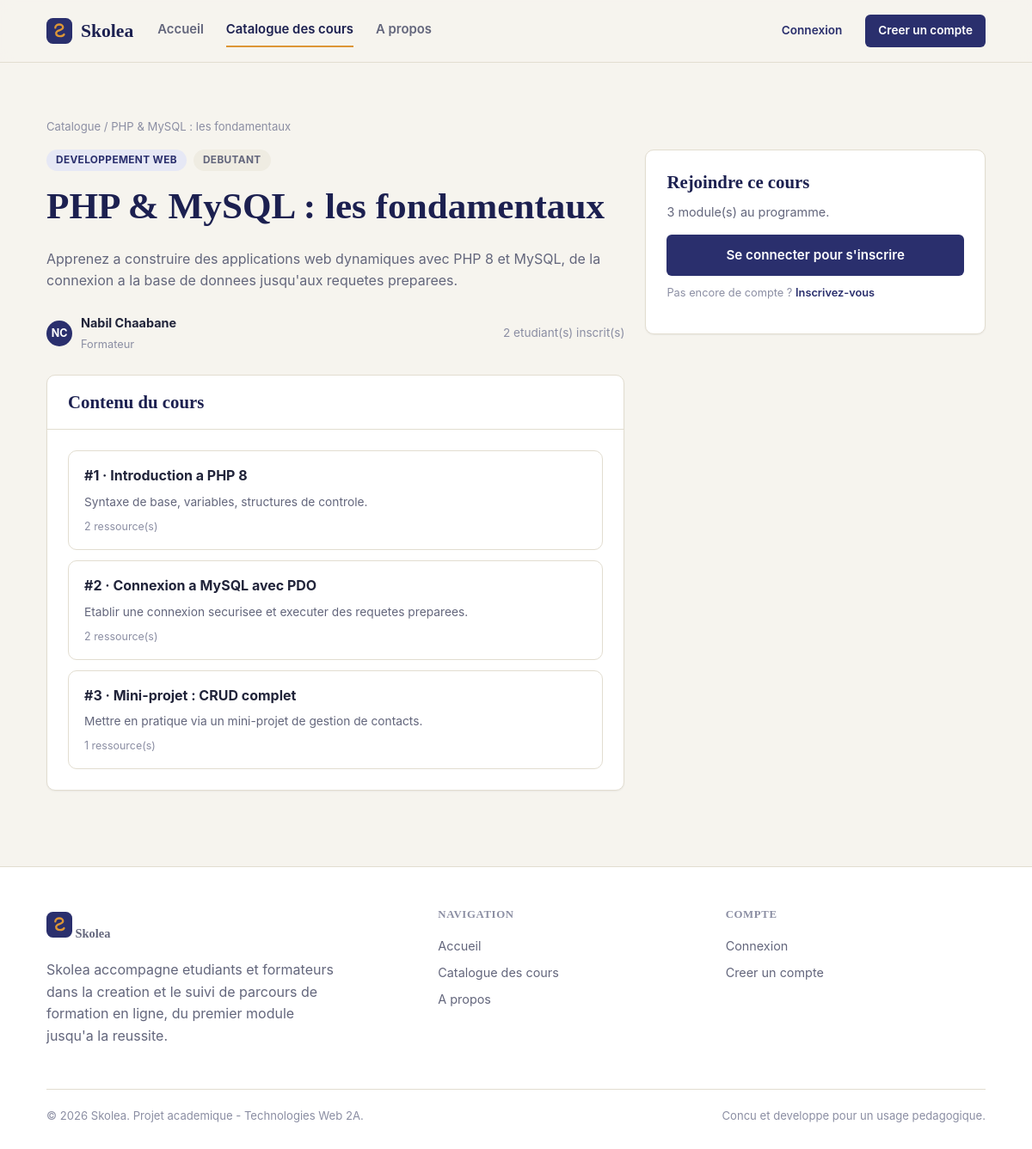
Page /SkoleaMVC/View/FrontOffice/cours_detail.php?id=1 on the committed database.
### tables this page shows
CREATE TABLE cours (
    id              INT UNSIGNED AUTO_INCREMENT PRIMARY KEY,
    titre           VARCHAR(150) NOT NULL,
    description     TEXT NOT NULL,
    categorie_id    INT UNSIGNED NOT NULL,
    formateur_id    INT UNSIGNED NOT NULL,
    image           VARCHAR(255) NULL,
    niveau          ENUM('debutant', 'intermediaire', 'avance') NOT NULL DEFAULT 'debutant',
    statut          ENUM('brouillon', 'publie') NOT NULL DEFAULT 'brouillon',
    date_creation   DATETIME NOT NULL DEFAULT CURRENT_TIMESTAMP,
    date_maj        DATETIME NOT NULL DEFAULT CURRENT_TIMESTAMP ON UPDATE CURRENT_TIMESTAMP,
    CONSTRAINT fk_cours_categorie FOREIGN KEY (categorie_id) REFERENCES categories(id)
        ON DELETE RESTRICT ON UPDATE CASCADE,
    CONSTRAINT fk_cours_formateur FOREIGN KEY (formateur_id) REFERENCES utilisateurs(id)
        ON DELETE CASCADE ON UPDATE CASCADE
);

CREATE TABLE categories (
    id              INT UNSIGNED AUTO_INCREMENT PRIMARY KEY,
    nom             VARCHAR(100) NOT NULL UNIQUE,
    description     VARCHAR(255) NULL,
    date_creation   DATETIME NOT NULL DEFAULT CURRENT_TIMESTAMP
);

CREATE TABLE utilisateurs (
    id              INT UNSIGNED AUTO_INCREMENT PRIMARY KEY,
    nom             VARCHAR(80)  NOT NULL,
    prenom          VARCHAR(80)  NOT NULL,
    email           VARCHAR(150) NOT NULL UNIQUE,
    mot_de_passe    VARCHAR(255) NOT NULL,
    role            ENUM('administrateur', 'formateur', 'etudiant') NOT NULL DEFAULT 'etudiant',
    photo           VARCHAR(255) NULL,
    bio             VARCHAR(500) NULL,
    date_creation   DATETIME NOT NULL DEFAULT CURRENT_TIMESTAMP
);

CREATE TABLE modules (
    id              INT UNSIGNED AUTO_INCREMENT PRIMARY KEY,
    cours_id        INT UNSIGNED NOT NULL,
    titre           VARCHAR(150) NOT NULL,
    description     TEXT NULL,
    ordre           INT UNSIGNED NOT NULL DEFAULT 1,
    date_creation   DATETIME NOT NULL DEFAULT CURRENT_TIMESTAMP,
    CONSTRAINT fk_module_cours FOREIGN KEY (cours_id) REFERENCES cours(id)
        ON DELETE CASCADE ON UPDATE CASCADE
);

### config.php (called while the page is built)
<?php
class config
{
    private static $pdo = null;
    public static function getConnexion()
    {
        if (!isset(self::$pdo)) {
            $servername = "localhost";
            $username = "root";
            $password = "";
            $dbname = "skolea";
            try {
                self::$pdo = new PDO(
                    "mysql:host=$servername;dbname=$dbname;charset=utf8mb4",
                    $username,
                    $password
                );
                self::$pdo->setAttribute(PDO::ATTR_ERRMODE, PDO::ERRMODE_EXCEPTION);
                self::$pdo->setAttribute(PDO::ATTR_DEFAULT_FETCH_MODE, PDO::FETCH_ASSOC);
            } catch (Exception $e) {
                die('Erreur de connexion : ' . $e->getMessage());
            }
        }
        return self::$pdo;
    }
}

### SkoleaMVC/Model/Cours.php (called while the page is built, shortened)
<?php
class Cours
{
    private $pdo;
    private $selectAvecJointures = "
        SELECT c.*, cat.nom AS categorie_nom,
               u.nom AS formateur_nom, u.prenom AS formateur_prenom,
               (SELECT COUNT(*) FROM inscriptions i WHERE i.cours_id = c.id) AS nb_inscrits,
               (SELECT COUNT(*) FROM modules m WHERE m.cours_id = c.id) AS nb_modules
        FROM cours c
        INNER JOIN categories cat ON cat.id = c.categorie_id
        INNER JOIN utilisateurs u ON u.id = c.formateur_id
    ";
    public function __construct()
    {
        $this->pdo = config::getConnexion();
    }
    public function find($id)
    {
        $stmt = $this->pdo->prepare($this->selectAvecJointures . ' WHERE c.id = :id');
        $stmt->execute(['id' => $id]);
        return $stmt->fetch() ?: null;
    }
}

### SkoleaMVC/helpers.php (called while the page is built, shortened)
<?php
function e($value)
{
    return htmlspecialchars($value ?? '', ENT_QUOTES, 'UTF-8');
}
function niveau_label($niveau)
{
    if ($niveau === 'debutant') return 'Debutant';
    return ucfirst($niveau);
}
function utilisateur_connecte()
{
    return $_SESSION['utilisateur'] ?? null;
}

### SkoleaMVC/Model/Module.php (called while the page is built, shortened)
<?php
class Module
{
    private $pdo;
    public function __construct()
    {
        $this->pdo = config::getConnexion();
    }
    public function byCours($coursId)
    {
        $stmt = $this->pdo->prepare('
            SELECT m.*, (SELECT COUNT(*) FROM ressources r WHERE r.module_id = m.id) AS nb_ressources
            FROM modules m
            WHERE m.cours_id = :cours_id
            ORDER BY m.ordre ASC, m.id ASC
        ');
        $stmt->execute(['cours_id' => $coursId]);
        return $stmt->fetchAll();
    }
}

### SkoleaMVC/View/FrontOffice/cours_detail.php (the view, shortened to what this page needs)
<?php
require_once __DIR__ . '/../../bootstrap.php';
require_once __DIR__ . '/../../Model/Cours.php';
require_once __DIR__ . '/../../Model/Module.php';
$id = (int) ($_GET['id'] ?? 0);
$coursModel = new Cours();
$cours = $coursModel->find($id);
$modules = (new Module())->byCours($cours['id']);
$inscription = null;
require __DIR__ . '/includes/header.php';
?>
<section class="section" style="padding-bottom:24px;">
    <div class="container">
        <div class="breadcrumb">
            <a href="cours.php">Catalogue</a> / <?= e($cours['titre']) ?>
        </div>
        <div class="grid" style="grid-template-columns:1.7fr 1fr;align-items:start;">
            <div>
                <div class="tag-list" style="margin-bottom:14px;">
                    <span class="badge badge-primaire"><?= e($cours['categorie_nom']) ?></span>
                    <span class="badge badge-neutre"><?= e(niveau_label($cours['niveau'])) ?></span>
                </div>
                <h1><?= e($cours['titre']) ?></h1>
                <p class="text-muted"><?= nl2br(e($cours['description'])) ?></p>
                <div class="cluster" style="margin:24px 0;">
                    <span class="user-avatar"><?= e(mb_strtoupper(mb_substr($cours['formateur_prenom'], 0, 1) . mb_substr($cours['formateur_nom'], 0, 1))) ?></span>
                    <div>
                        <strong style="display:block;font-size:.9rem;"><?= e($cours['formateur_prenom'] . ' ' . $cours['formateur_nom']) ?></strong>
                        <span class="text-soft" style="font-size:.8rem;">Formateur</span>
                    </div>
                    <span class="text-soft" style="font-size:.85rem;"><?= (int) $cours['nb_inscrits'] ?> etudiant(s) inscrit(s)</span>
                </div>
                <div class="card">
                    <div class="card-header"><h3 style="margin:0;">Contenu du cours</h3></div>
                    <div class="card-body">
                        <?php foreach ($modules as $module): ?>
                            <div class="module-item">
                                <strong>#<?= (int) $module['ordre'] ?> &middot; <?= e($module['titre']) ?></strong>
                                <?php if ($module['description']): ?>
                                    <p class="text-muted" style="margin:6px 0 0;font-size:.86rem;"><?= e($module['description']) ?></p>
                                <?php endif; ?>
                                <p class="text-soft" style="margin:8px 0 0;font-size:.78rem;"><?= (int) $module['nb_ressources'] ?> ressource(s)</p>
                            </div>
                        <?php endforeach; ?>
                    </div>
                </div>
            </div>
            <div class="card">
                <div class="card-body">
                    <h3 style="margin-top:0;">Rejoindre ce cours</h3>
                    <p class="text-muted" style="font-size:.9rem;"><?= count($modules) ?> module(s) au programme.</p>
                    <?php if ($inscription): ?>
                        <p class="text-muted" style="font-size:.85rem;">Vous suivez deja ce cours.</p>
                        <a href="suivre_cours.php?id=<?= (int) $cours['id'] ?>" class="btn btn-primary btn-block">Continuer le cours</a>
                    <?php elseif ($utilisateur): ?>
                        <p class="text-soft" style="font-size:.85rem;">Seuls les comptes etudiant peuvent s'inscrire a un cours.</p>
                    <?php else: ?>
                        <a href="connexion.php" class="btn btn-primary btn-block">Se connecter pour s'inscrire</a>
                        <p class="text-soft" style="font-size:.8rem;margin-top:10px;">
                            Pas encore de compte ? <a href="inscription.php" style="color:var(--color-primary);font-weight:600;">Inscrivez-vous</a>
                        </p>
                    <?php endif; ?>
                </div>
            </div>
        </div>
    </div>
</section>
<?php require __DIR__ . '/includes/footer.php'; ?>

### SkoleaMVC/assets/css/app.css (style rules this page uses)
:root { --color-bg: #f6f4ee; --color-surface: #ffffff; --color-surface-alt: #efece2; --color-border: #e2ddd0; --color-text: #21243a; --color-text-muted: #63667c; --color-text-soft: #8b8ea3; --color-primary: #2a2f6d; --color-primary-dark: #1c2050; --color-primary-light: #4c56a6; --color-accent: #dd9636; --color-accent-dark: #b87a24; --color-success: #2e8b57; --color-success-bg: #e5f3ea; --color-warning: #c77d22; --color-warning-bg: #faf0e0; --color-danger: #c1443a; --color-danger-bg: #fbe9e7; --color-info: #2f6f9e; --color-info-bg: #e7f1f7; --font-heading: Cambria, Georgia, 'Times New Roman', serif; --font-body: -apple-system, BlinkMacSystemFont, 'Segoe UI', Roboto, Helvetica, Arial, sans-serif; --radius-sm: 6px; --radius-md: 10px; --radius-lg: 18px; --shadow-sm: 0 1px 2px rgba(33, 36, 58, 0.06); --shadow-md: 0 8px 24px rgba(33, 36, 58, 0.08); --shadow-lg: 0 16px 40px rgba(33, 36, 58, 0.14); --container-width: 1140px; }
*, *::before, *::after { box-sizing: border-box; }
html { -webkit-text-size-adjust: 100%; scroll-behavior: smooth; }
body { margin: 0; background: var(--color-bg); color: var(--color-text); font-family: var(--font-body); font-size: 16px; line-height: 1.6; -webkit-font-smoothing: antialiased; }
a { color: inherit; text-decoration: none; }
h1, h2, h3, h4, h5 { font-family: var(--font-heading); font-weight: 600; line-height: 1.25; margin: 0 0 .5em; color: var(--color-primary-dark); }
h1 { font-size: clamp(1.9rem, 1.5rem + 1.6vw, 2.75rem); }
h3 { font-size: 1.3rem; }
p { margin: 0 0 1em; }
.text-muted { color: var(--color-text-muted); }
.text-soft { color: var(--color-text-soft); }
.container { width: 100%; max-width: var(--container-width); margin: 0 auto; padding: 0 24px; }
.section { padding: 64px 0; }
.grid { display: grid; gap: 24px; }
.cluster { display: flex; align-items: center; gap: 10px; flex-wrap: wrap; }
.btn { display: inline-flex; align-items: center; justify-content: center; gap: 8px; border: 1px solid transparent; border-radius: var(--radius-sm); padding: 11px 22px; font-size: .95rem; font-weight: 600; cursor: pointer; transition: transform .12s ease, box-shadow .12s ease, background-color .12s ease, border-color .12s ease; white-space: nowrap; }
.btn-primary { background: var(--color-primary); color: #fff; }
.btn-block { width: 100%; }
.card { background: var(--color-surface); border: 1px solid var(--color-border); border-radius: var(--radius-md); box-shadow: var(--shadow-sm); }
.card-body { padding: 24px; }
.card-header { padding: 18px 24px; border-bottom: 1px solid var(--color-border); display: flex; align-items: center; justify-content: space-between; gap: 12px; }
.badge { display: inline-flex; align-items: center; gap: 5px; padding: 3px 11px; border-radius: 999px; font-size: .74rem; font-weight: 700; text-transform: uppercase; letter-spacing: .03em; }
.badge-neutre { background: var(--color-surface-alt); color: var(--color-text-muted); }
.badge-primaire { background: #e6e8f5; color: var(--color-primary); }
.user-avatar { width: 30px; height: 30px; border-radius: 50%; background: var(--color-primary); color: #fff; display: flex; align-items: center; justify-content: center; font-size: .78rem; font-weight: 700; }
.tag-list { display: flex; gap: 8px; flex-wrap: wrap; }
.breadcrumb { font-size: .82rem; color: var(--color-text-soft); margin-bottom: 16px; }
.module-item { border: 1px solid var(--color-border); border-radius: var(--radius-md); padding: 16px 18px; background: var(--color-surface); }
.module-item + .module-item { margin-top: 12px; }

### rows in the picture
cours: titre "PHP & MySQL : les fondamentaux", categorie.nom "DEVELOPPEMENT WEB", niveau "DEBUTANT", description "Apprenez a construire des applications web dynamiques avec PHP 8 et MySQL, de la connexion a la base de donnees jusqu'aux requetes preparees.", formateur.nom "NC", formateur.nom "Nabil Chaabane"
modules: ordre "1", titre "Introduction a PHP 8", description "Syntaxe de base, variables, structures de controle.", nb_ressources "2"
modules: ordre "2", titre "Connexion a MySQL avec PDO", description "Etablir une connexion securisee et executer des requetes preparees.", nb_ressources "2"
modules: ordre "3", titre "Mini-projet : CRUD complet", description "Mettre en pratique via un mini-projet de gestion de contacts.", nb_ressources "1"

### other values in the picture
$cours['nb_inscrits'] "2"
count($modules) "3"
